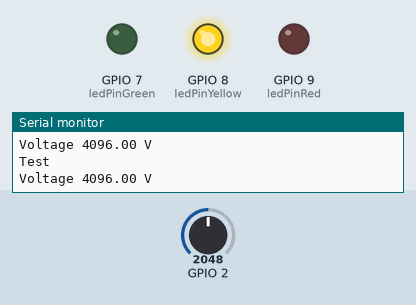
Recording of a sketch running on a simulated ESP32-S3. On the bench: output pins drawn as LEDs (lit = HIGH), the last lines printed to the serial monitor. The inputs (shaded band) are chosen by the test bench; at power-on: GPIO 2 = 2048.

Above: at 1.2 s.
1.3 s: GPIO 2 set to 2140
At 1.9 s:
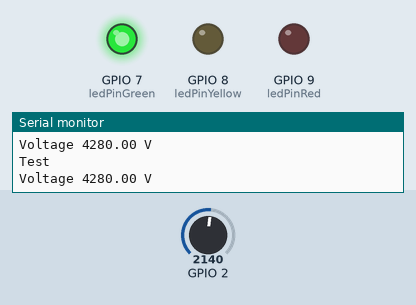
2.8 s: GPIO 2 set to 1228
At 3.1 s:
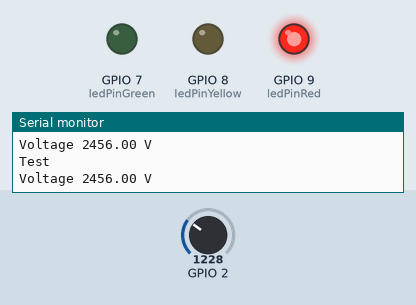
4.3 s: GPIO 2 set to 1802
5.8 s: GPIO 2 set to 1924
At 7.0 s:
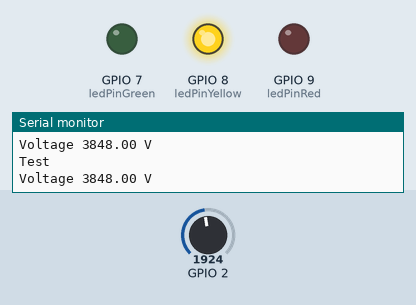
7.3 s: GPIO 2 set to 2866
At 8.3 s:
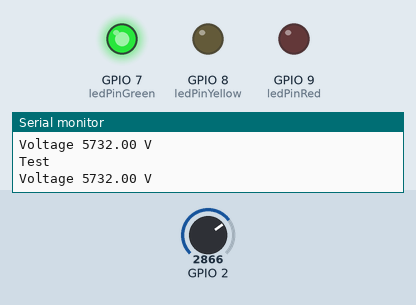
Timing chart, 0 to 9.8 s (numbered marks = the images above; inputs shaded):
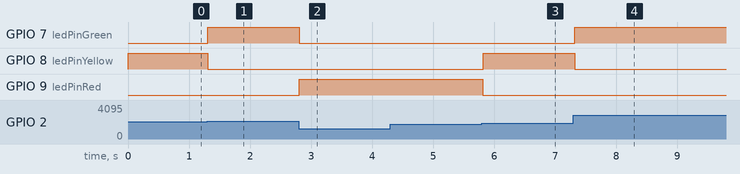

Measured:
- the behaviour switches between 2099 and 2100 on GPIO 2 (found by bisection; images 0 and 1)
- the behaviour switches between 1849 and 1850 on GPIO 2 (found by bisection; images 2 and 3)
- after the input at 1.3 s, GPIO 7 (ledPinGreen): LOW → HIGH at once; GPIO 8 (ledPinYellow): HIGH → LOW at once
- after the input at 2.8 s, GPIO 7 (ledPinGreen): HIGH → LOW at once; GPIO 9 (ledPinRed): LOW → HIGH at once
- after the input at 5.8 s, GPIO 8 (ledPinYellow): LOW → HIGH at once; GPIO 9 (ledPinRed): HIGH → LOW at once
- after the input at 7.3 s, GPIO 7 (ledPinGreen): LOW → HIGH at once; GPIO 8 (ledPinYellow): HIGH → LOW at once

The sketch:

LowBatt.ino
```cpp
// Print battery voltage
// to 16x2 LCD via I2C
// with Voltage Divider (2x 10K resistor)
/*
  Resistors are aligned in series.
  One end goes to Battery - and also to Arduino GND
  The other goes to Battery + and also to Arduino Vin
  The middle (connection between two resistors) goes to Arduino A0
*/

const int ledPinRed = 9;
const int ledPinYellow = 8;
const int ledPinGreen = 7;


void setup()
{
  Serial.begin(115200);
  pinMode (ledPinRed, OUTPUT);
  pinMode (ledPinYellow, OUTPUT);
  pinMode (ledPinGreen, OUTPUT);
}

void loop()
{
  Serial.println("Test \n");
  printVolts();
}

 void printVolts()
{
  digitalWrite (ledPinRed, LOW);
  digitalWrite (ledPinYellow, LOW);
  digitalWrite (ledPinGreen, LOW);

  int sensorValue = analogRead(A1); //read the A0 pin value
  float voltage = sensorValue * 2; //convert the value to a true voltage.
  printVolts(voltage);
  // Serial.printf("Voltage ");
  // Serial.printf(voltage, 2); // 2 specifies the number of decimal places
  // Serial.printf(" V");
  if (voltage >= 4200) {
    digitalWrite (ledPinGreen, HIGH);
  } else if (voltage >= 3700) {
    digitalWrite (ledPinYellow, HIGH);
  } else {
    digitalWrite (ledPinRed, HIGH);
  }

  delay(100);
}

void printVolts(float voltage) {
    Serial.printf("Voltage %.2f V\n", voltage);
}
```
